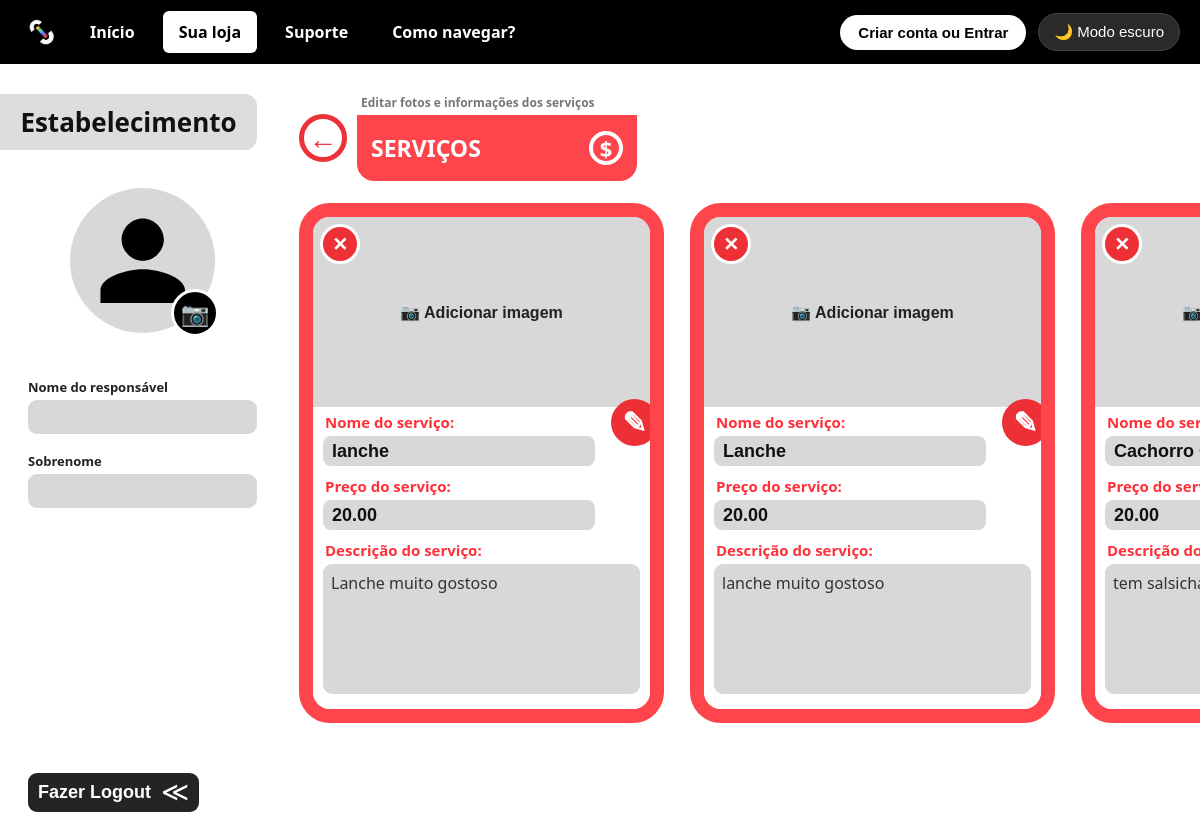
Page /servicos-loja/ on the committed database.
### AppStoreLink/models.py (models this page shows, shortened)
class Servico(models.Model):
    id_servico = models.AutoField(primary_key=True)
    nome_servico = models.CharField(max_length=100)
    preco = models.DecimalField(max_digits=10, decimal_places=2)
    descricao = models.TextField(blank=True, null=True)
    foto = models.CharField(max_length=255, blank=True, null=True)
    id_loja = models.ForeignKey(
        Loja, on_delete=models.CASCADE, db_column="id_loja"
    )

### AppStoreLink/views.py (the view, shortened to what this page needs)
# urls.py: path('servicos-loja/', servicos_loja,name='servicos-loja'),
def servicos_loja(request):
    servicos = Servico.objects.all()
    return render(request, 'AppStoreLink/servicos-loja.html', {'servicos': servicos})

### AppStoreLink/context_processors.py (called while the page is built)
def usuario_logado(request): # -> define a função que chama a cada renderização
    usuario_id = request.session.get('usuario_id') # -> essa linha define que um 'usuario_id' e logado, e nao logado e um 'None'
    usuario = Usuario.objects.filter(pk=usuario_id).first() if usuario_id else None # -> verifica se o 'usuario_id' tem valor, caso nao, retorna 'None'
    return {'usuario_logado': usuario} # -> a chave 'usuario_logado' vira o nome da var. em templates

### templates/AppStoreLink/servicos-loja.html (shortened to what this page needs)
{% load static %}
<!DOCTYPE html>
<html lang="pt-BR">
<head>
  <link
    rel="stylesheet"
    href="{% static 'AppStoreLink/styles/style.css' %}"
  >
  <link
    rel="stylesheet"
    href="{% static 'AppStoreLink/styles/servicos-loja.css' %}"
  >
  <link rel="stylesheet" href="{% static 'AppStoreLink/styles/mensagens.css' %}">
</head>
<body>
  <div class="topbar">
    <div class="logo-icon">
      <img
        src="{% static 'AppStoreLink/images/icon-dark.png' %}"
        alt="StoreLink"
      >
    </div>
    <a
      class="nav-btn"
      href="{% url 'index' %}"
    >
      Início
    </a>
    <a
      class="nav-btn active"
      href="{% url 'perfil-loja' %}"
    >
      Sua loja
    </a>
    <a
      id="suporte"
      class="nav-btn"
      href="{% url 'suporte' %}"
    >
      Suporte
    </a>
    <a
      class="nav-btn"
      onclick="setActiveNav(this)"
    >
      Como navegar?
    </a>
    {% if usuario_logado %}
      <button
        type="button"
        class="nav-account-btn"
        data-url="{% url 'perfil-consumidor' %}"
        onclick="location.href=this.dataset.url"
      >
        👤 Minha conta
      </button>
    {% else %}
      <button
        type="button"
        class="nav-account-btn"
        data-url="{% url 'cadastro' %}"
        onclick="location.href=this.dataset.url"
      >
        Criar conta ou Entrar
      </button>
    {% endif %}
    <button
      type="button"
      class="theme-toggle"
      onclick="toggleTheme(this)"
    >
      🌙 Modo escuro
    </button>
  </div>
  <main class="servico-page">
    <aside class="servico-perfil">
      <div class="servico-badge">
        Estabelecimento
      </div>
      <div class="servico-avatar-wrap">
        <label
          class="servico-avatar"
          for="foto-responsavel-servico"
        >
          <svg
            viewBox="0 0 24 24"
            aria-hidden="true"
          >
            <path
              d="
                M12 12
                c2.7 0 5-2.3 5-5
                s-2.3-5-5-5
                -5 2.3-5 5
                2.3 5 5 5
                z
                m0 2
                c-3.3 0-10 1.7-10 5
                v3
                h20
                v-3
                c0-3.3-6.7-5-10-5
                z
              "
            />
          </svg>
        </label>
        <label
          class="servico-camera-badge"
          for="foto-responsavel-servico"
          title="Adicionar foto"
        >
          📷
        </label>
      </div>
      <div class="servico-perfil-fields">
        <div class="servico-perfil-field">
          <label>
            Nome do responsável
          </label>
          <input
            type="text"
            value="{{ request.AppStoreLink_usuario.nome }}"
          >
        </div>
        <div class="servico-perfil-field">
          <label>
            Sobrenome
          </label>
          <input
            type="text"
            value="{{ request.AppStoreLink_usuario.sobrenome }}"
          >
        </div>
      </div>
      <button
        type="button"
        class="servico-logout"
      >
        Fazer Logout
        <span>
          ≪
        </span>
      </button>
    </aside>
    <section class="servico-conteudo">
      <div class="servico-topo">
        <a
          class="servico-voltar"
          href="{% url 'perfil-loja' %}"
          aria-label="Voltar"
          title="Voltar"
        >
          ←
        </a>
        <div class="servico-topo-info">
          <p class="servico-editar-texto">
            Editar fotos e informações dos serviços
          </p>
          <div class="servico-titulo-box">
            <h1>
              SERVIÇOS
            </h1>
            <div class="servico-dinheiro">
              $
            </div>
          </div>
        </div>
      </div>
      <div
        class="servico-cards-scroll"
        id="servicoCards"
      >
        {% for servico in servicos %}
          <div class="servico-card">
            <form
              method="POST"
              action="{% url 'servico-excluir' servico.id_servico %}"
              style="display: contents;"
              onsubmit="return confirm('Excluir o serviço {{ servico.nome_servico|escapejs }}? Essa ação não pode ser desfeita.');"
            >
              <button
                type="submit"
                class="servico-excluir-card"
                aria-label="Excluir serviço"
                title="Excluir serviço"
              >
                ✕
              </button>
            </form>
            <div class="servico-imagem">
              {% if servico.foto %}
                <img
                  class="servico-preview servico-preview-existente"
                  src="{{ servico.foto }}"
                  alt="{{ servico.nome_servico }}"
                >
                <button
                  type="button"
                  class="servico-trocar-imagem"
                  aria-label="Trocar imagem"
                  title="Trocar imagem"
                >
                  ✎
                </button>
              {% else %}
                <button
                  type="button"
                  class="servico-botao-imagem"
                >
                  📷 Adicionar imagem
                </button>
              {% endif %}
            </div>
            <div class="servico-card-conteudo">
              <button
                type="button"
                class="servico-editar-info"
                aria-label="Editar informações"
                title="Editar informações"
              >
                ✎
              </button>
              <form method="POST">
                <label>
                  Nome do serviço:
                </label>
                <input
                  name="nome_servico"
                  type="text"
                  value="{{ servico.nome_servico }}"
                  placeholder="Nome do serviço"
                >
                <label>
                  Preço do serviço:
                </label>
                <input
                  name="preco"
                  type="text"
                  value="{{ servico.preco }}"
                  placeholder="R$ 00,00"
                >
                <label>
                  Descrição do serviço:
                </label>
                <textarea
                  name="descricao"
                  placeholder="Descrição do serviço..."
                >{{ servico.descricao|default:'' }}</textarea>
              </form>
            </div>
          </div>
        {% endfor %}
      </div>
    </section>
  </main>
</body>
</html>

### AppStoreLink/static/AppStoreLink/styles/style.css (style rules this page uses)
* { margin: 0; padding: 0; box-sizing: border-box; }
:root { --bg-page: #ffffff; --text-color: #222222; --hint-color: #b8b8b8; --topbar-bg: #000000; --search-bg: #000000; }
body { font-family: 'Segoe UI', Arial, sans-serif; background: var(--bg-page); color: var(--text-color); transition: background 0.25s ease, color 0.25s ease; }
.topbar { background: var(--topbar-bg); display: flex; align-items: center; height: 64px; padding: 9px 20px; gap: 12px; position: relative; z-index: 200; }
.logo-icon { width: 42px; height: 42px; background: transparent; border-radius: 8px; display: flex; align-items: center; justify-content: center; overflow: hidden; padding: 4px; }
.logo-icon img { width: 100%; height: 100%; object-fit: contain; }
.nav-btn { position: relative; background: transparent; border: none; color: #fff; font-weight: 600; font-size: 16px; padding: 10px 16px; border-radius: 6px; cursor: pointer; text-decoration: none; transition: transform 0.2s ease, color 0.2s ease, background 0.2s ease; }
.nav-btn.active { background: #fff; color: #000; transform: none; }
.nav-account-btn { margin-left: auto; background: #fff; color: #000; border: none; font-weight: 700; font-size: 15px; padding: 9px 18px; border-radius: 20px; cursor: pointer; display: flex; align-items: center; gap: 7px; transition: transform 0.2s ease, filter 0.2s ease; }
.theme-toggle { background: #2a2a2a; border: 1px solid #444; color: #fff; font-size: 15px; padding: 9px 15px; border-radius: 20px; cursor: pointer; display: flex; align-items: center; gap: 6px; }

### rows in the picture
Servico: shows "📷 Adicionar imagem", nome_servico "lanche", preco "20.00", descricao "Lanche muito gostoso"
Servico: shows "📷 Adicionar imagem", nome_servico "Lanche", preco "20.00", descricao "lanche muito gostoso"
Servico: shows "📷 Adicionar imagem", nome_servico "Cachorro Quente", preco "20.00", descricao "tem salsicha..."
